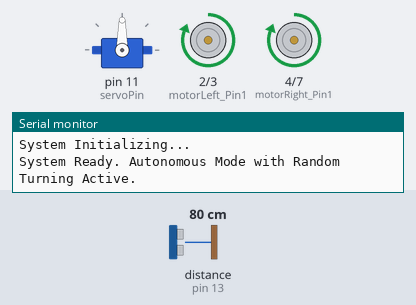
This sketch was run on a simulated Arduino Uno, built with avr-gcc and run on an emulated ATmega328P. Shown: servo, motor-driver pin pairs drawn as motors (green arrow = first pin HIGH = forward, orange = second pin HIGH = backward, longer = more drive), the last lines printed to the serial monitor. Wiring (inferred from the names in the program): ultrasonic range finder: trigger pin 12; echo pin 13. Inputs (shaded band) come from the test bench; at power-on: distance to the obstacle (sensor on pin 13) 80 cm. The echo pulse lasts 58.3 µs per cm; random numbers use the default seed unless the sketch sets one.

Above: at 1.7 s.
1.8 s: distance to the obstacle (sensor on pin 13) set to 35 cm
3.3 s: distance to the obstacle (sensor on pin 13) set to 30 cm
At 4.6 s:
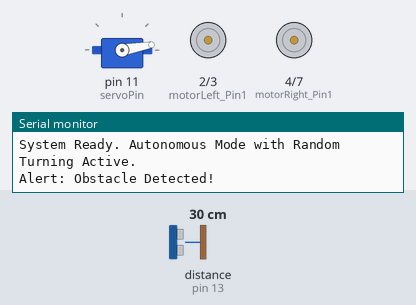
At 5.8 s:
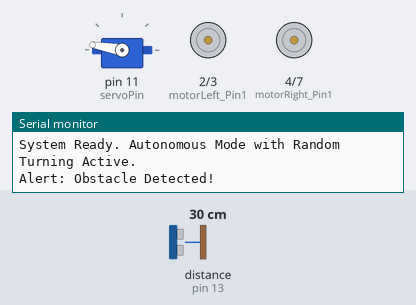
9.3 s: distance to the obstacle (sensor on pin 13) set to 60 cm
12.3 s: distance to the obstacle (sensor on pin 13) set to 2 cm
At 15.8 s:
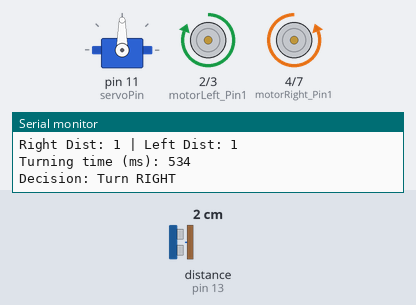
Timing chart, 0 to 16.3 s (numbered marks = the images above; inputs shaded):
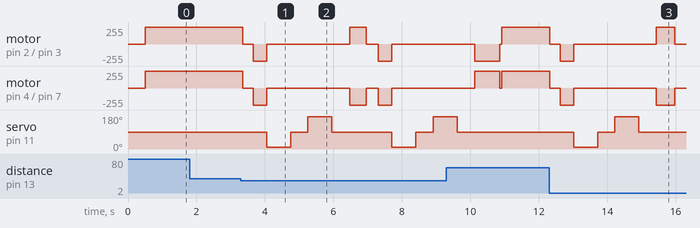

The sketch:

GEORGIOS_MANTAS_8096690.ino
```cpp
/*
 * Project: Autonomous Obstacle Avoiding Robot
 * Course: Embedded Systems Programming / Sensors
 * Hardware: Arduino UNO, L293D Driver, HC-SR04 Sensor, SG90 Servo, 4 DC Motors
 * * Description:
 * This code controls a 4WD robot car. It uses an Ultrasonic sensor to detect obstacles.
 * When an obstacle is detected (< 30cm), the robot stops, moves backward, scans the
 * environment (Right/Left) using a Servo motor, and decides the best path based on
 * available space. It uses a random turn duration to avoid getting stuck in loops.
 * * Student ID: 8096690
 */

#include <Servo.h>

// --- 1. PIN CONFIGURATION ---

// Ultrasonic Sensor (HC-SR04)
// Connected to pins 12 and 13 to avoid conflicts with Servo timer
const int trigPin = 12;
const int echoPin = 13;

// Servo Motor (SG90)
const int servoPin = 11;

// Motor Driver L293D Connections
// Left Side Motors (Connected in parallel)
const int motorLeft_Pin1 = 2;  // Input 1
const int motorLeft_Pin2 = 3;  // Input 2
// Right Side Motors (Connected in parallel)
const int motorRight_Pin1 = 4; // Input 3
const int motorRight_Pin2 = 7; // Input 4

// --- 2. GLOBAL VARIABLES ---
Servo headServo;   // Servo object to control sensor direction
long duration;     // Variable to store time of flight of sound wave
int distance;      // Variable to store calculated distance

void setup() {
  // Initialize Serial Communication for debugging purposes
  Serial.begin(9600);
  Serial.println("System Initializing...");

  // Initialize Servo Motor
  headServo.attach(servoPin);
  headServo.write(90); // Set initial position to look forward (90 degrees)
  delay(500);

  // Initialize Sensor Pins
  pinMode(trigPin, OUTPUT);
  pinMode(echoPin, INPUT);

  // Initialize Motor Pins as Outputs
  pinMode(motorLeft_Pin1, OUTPUT);
  pinMode(motorLeft_Pin2, OUTPUT);
  pinMode(motorRight_Pin1, OUTPUT);
  pinMode(motorRight_Pin2, OUTPUT);

  // Initialize Random Number Generator
  // Reads noise from an unconnected analog pin (A0) to generate a random seed
  randomSeed(analogRead(0));

  Serial.println("System Ready. Autonomous Mode with Random Turning Active.");
}

void loop() {
  // 1. SENSE: Read distance from the sensor
  distance = readDistance();

  // 2. THINK: Check if obstacle is too close (30 cm limit)
  if (distance <= 30) {
    // --- OBSTACLE DETECTED ---
    Serial.println("Alert: Obstacle Detected!");

    // Step A: Stop the car immediately
    stopCar();
    delay(300);

    // Step B: Move backward to avoid collision and create space
    moveBackward();
    delay(400);
    stopCar();

    // Step C: Scan the environment (Look Right and Left)
    int distRight = lookRight();
    delay(500);
    int distLeft = lookLeft();
    delay(500);

    // Print values for debugging
    Serial.print("Right Dist: "); Serial.print(distRight);
    Serial.print(" | Left Dist: "); Serial.println(distLeft);

    // Step D: Calculate Random Turn Time
    // Generates a random time between 400ms and 1100ms
    // This varies the turn angle approx. between 45 and 135 degrees
    int turnTime = random(400, 1100);
    Serial.print("Turning time (ms): "); Serial.println(turnTime);

    // Step E: DECIDE and ACT
    // Compare distances and turn towards the clearer path
    if (distRight >= distLeft) {
      Serial.println("Decision: Turn RIGHT");
      turnRight();
      delay(turnTime); // Turn for the random duration
    } else {
      Serial.println("Decision: Turn LEFT");
      turnLeft();
      delay(turnTime); // Turn for the random duration
    }

    // Stop briefly before moving forward again
    stopCar();

  } else {
    // 3. NO OBSTACLE: Keep moving forward
    moveForward();
  }

  delay(50); // Small delay for system stability
}

// ---------------------------------------------------------
//              HELPER FUNCTIONS
// ---------------------------------------------------------

// Function to measure distance using the HC-SR04 sensor
int readDistance() {
  digitalWrite(trigPin, LOW);
  delayMicroseconds(2);
  // Send a 10 microsecond pulse to trigger the sensor
  digitalWrite(trigPin, HIGH);
  delayMicroseconds(10);
  digitalWrite(trigPin, LOW);

  // Measure the duration of the echo pulse
  duration = pulseIn(echoPin, HIGH);

  // Calculate distance in cm (Speed of sound is approx 340 m/s)
  int cm = duration * 0.034 / 2;

  // FIX FOR ZERO READINGS:
  // If the sensor returns 0, it means the object is out of range or signal was lost.
  // We treat this as "clear path" (250cm) to prevent erroneous stopping.
  if (cm == 0) {
    return 250;
  }
  return cm;
}

// Function to scan right
int lookRight() {
  headServo.write(10); // Rotate servo to 10 degrees
  delay(700);          // Wait for servo to reach position
  int dist = readDistance();
  headServo.write(90); // Return to center
  return dist;
}

// Function to scan left
int lookLeft() {
  headServo.write(170); // Rotate servo to 170 degrees
  delay(700);
  int dist = readDistance();
  headServo.write(90);  // Return to center
  return dist;
}

// --- Motor Control Functions ---

void moveForward() {
  // Left Motors Forward
  digitalWrite(motorLeft_Pin1, HIGH);
  digitalWrite(motorLeft_Pin2, LOW);
  // Right Motors Forward
  digitalWrite(motorRight_Pin1, HIGH);
  digitalWrite(motorRight_Pin2, LOW);
}

void moveBackward() {
  // Left Motors Backward
  digitalWrite(motorLeft_Pin1, LOW);
  digitalWrite(motorLeft_Pin2, HIGH);
  // Right Motors Backward
  digitalWrite(motorRight_Pin1, LOW);
  digitalWrite(motorRight_Pin2, HIGH);
}

void turnLeft() {
  // Left Motors Backward, Right Motors Forward
  digitalWrite(motorLeft_Pin1, LOW);
  digitalWrite(motorLeft_Pin2, HIGH);
  digitalWrite(motorRight_Pin1, HIGH);
  digitalWrite(motorRight_Pin2, LOW);
}

void turnRight() {
  // Left Motors Forward, Right Motors Backward
  digitalWrite(motorLeft_Pin1, HIGH);
  digitalWrite(motorLeft_Pin2, LOW);
  digitalWrite(motorRight_Pin1, LOW);
  digitalWrite(motorRight_Pin2, HIGH);
}

void stopCar() {
  // Stop all motors
  digitalWrite(motorLeft_Pin1, LOW);
  digitalWrite(motorLeft_Pin2, LOW);
  digitalWrite(motorRight_Pin1, LOW);
  digitalWrite(motorRight_Pin2, LOW);
}
```

Measured:
- the behaviour switches between 32 and 31 cm on distance to the obstacle (sensor on pin 13) (found by bisection; images 0 and 1)
- after the input at 1.8 s, every drawn part: stays the same
